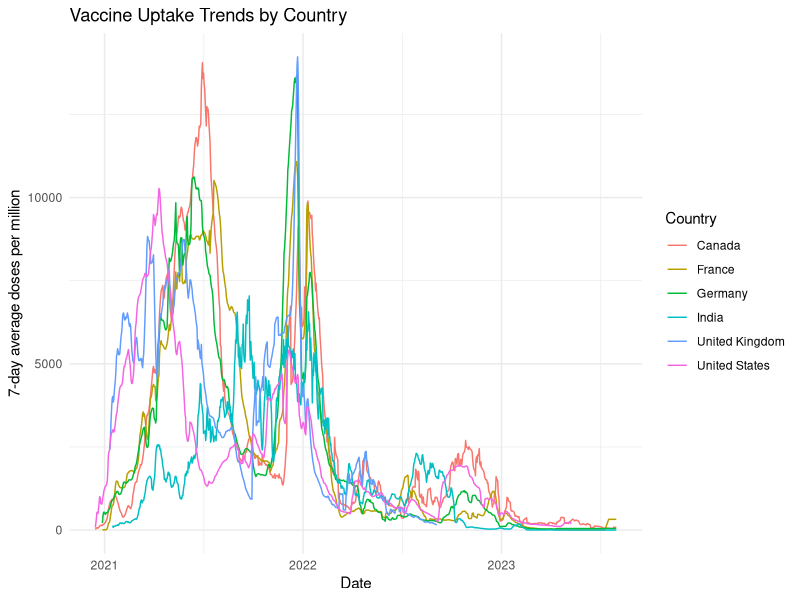
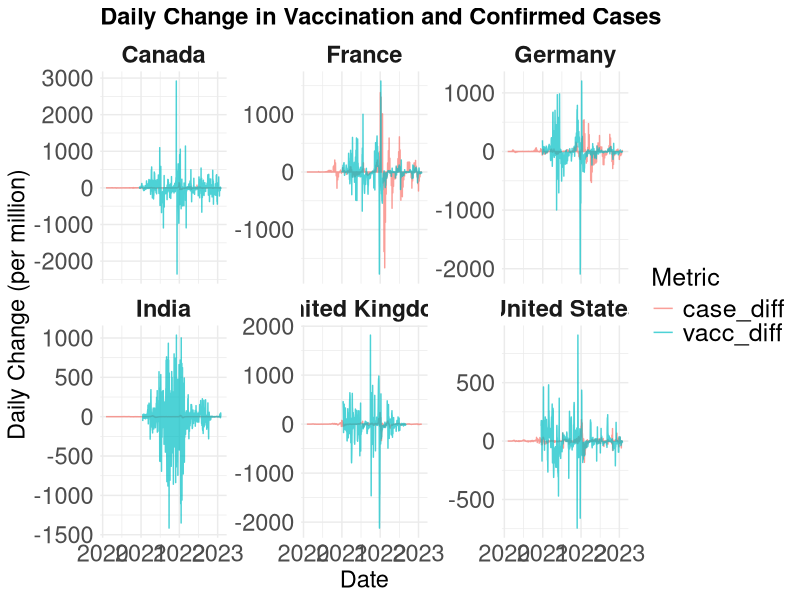
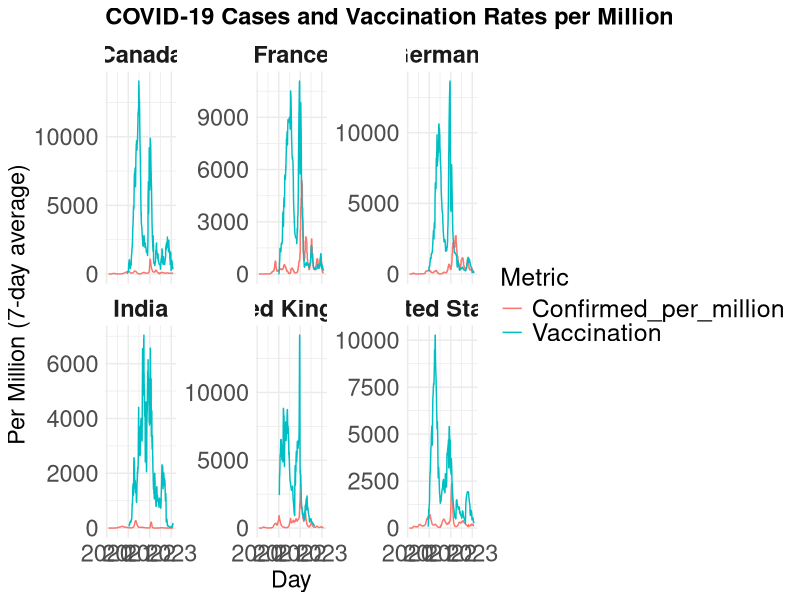
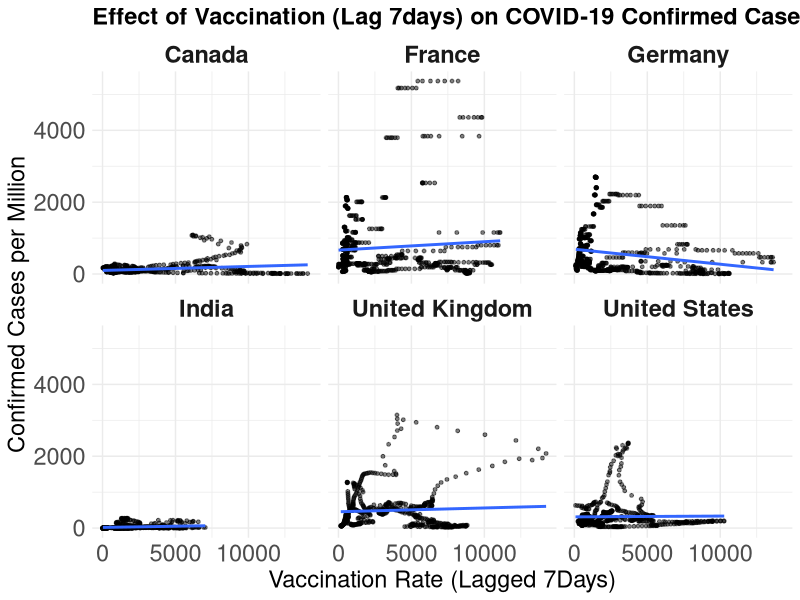
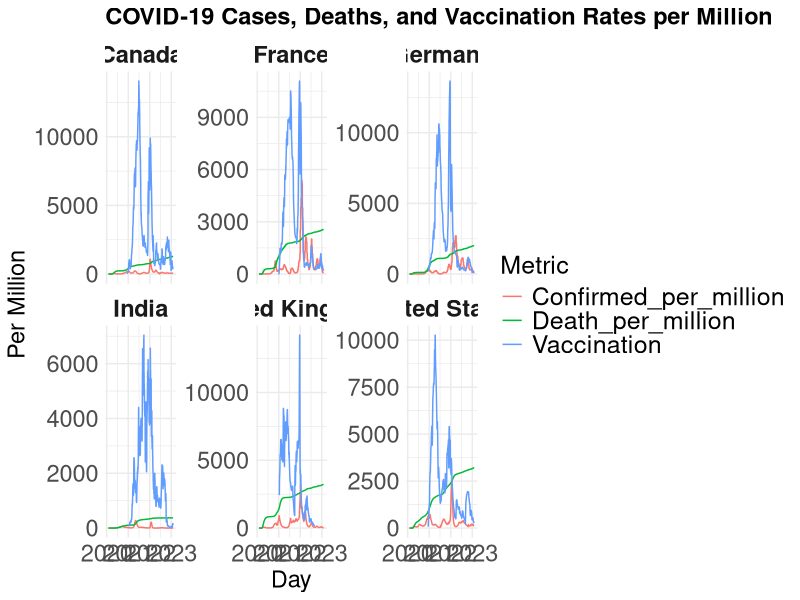

Source code (R) for these figures, in order:
## ---- chunk 1
knitr::opts_chunk$set(
  warning = FALSE,
  message = FALSE
)
## ---- chunk 2
#| echo: false
library(tidyverse)
library(lubridate)
library(ggplot2)
case = read_csv(here::here("data/COVID-19 confirmed case per million.csv"))
death = read_csv(here::here("data/Total confirmed deaths due to COVID-19 per 100,000 people.csv"))
vaccine = read_csv(here::here("data/COVID-19 vaccination.csv"))

names(case)[1] = "Day"
names(vaccine)[1] = "Day"
names(death)[1] = "Day"
## ---- chunk 3
#| echo: false
case_long = case |>
  pivot_longer(-Day, names_to = "Country", 
               values_to = "Confirmed_per_million") |>
  mutate(Day = ymd(Day))

death_long = death |>
  pivot_longer(-Day, names_to = "Country",
               values_to = "Death_per_100k") |>
  mutate(Day = ymd(Day),
         Death_per_million = Death_per_100k * 10)
## ---- chunk 4
#| echo: false
names(vaccine) = c("Day", "Canada", "France", "Germany", "India", "United Kingdom", "United States")

vacc_long = vaccine |> 
  pivot_longer(-Day, names_to = "Country", values_to = "Vaccination") |>
  mutate(Day = ymd(Day), 
         Doses = as.numeric(Vaccination)) |>
  filter(!is.na(Vaccination))

merge1 = left_join(case_long,vacc_long, by = c("Day", "Country"))
merge2 = left_join(merge1, death_long |> 
                     select(Day, Country, Death_per_million),
                   by = c("Day", "Country"))
## ---- chunk 5
#| echo: false
#| label: fig-vacc-trend
#| fig-cap: "Figure: COVID-19 vaccine: 7-day average doses per million (by country)"

vacc_long |> 
  ggplot(aes(x = Day, y = Vaccination, color = Country)) +
  geom_line(linewidth = 0.5) +
  labs(x = "Date", y = "7-day average doses per million",
       title = "Vaccine Uptake Trends by Country") +
  theme_minimal()
## ---- chunk 6
#| echo: false
#| label: tbl-vacc-summary
#| tbl-cap: "Table: Summary of vaccination data coverage (start-end date by country)"
library(knitr)
vacc_long |> 
  group_by(Country) |> 
  summarise(Start = min(Day, na.rm = TRUE), 
            End = max(Day, na.rm = TRUE)) |> 
  knitr::kable()
## ---- chunk 7
#| echo: false
#| label: fig-daily-change
#| fig-cap: "	Figure: Daily changes in confirmed cases and vaccine doses per million"
merge_diff = merge1 |> 
  group_by(Country) |>
  arrange(Day) |>
  mutate(
    case_diff = Confirmed_per_million - lag(Confirmed_per_million),
    vacc_diff = Vaccination - lag(Vaccination)) |>
  pivot_longer(cols = c(case_diff, vacc_diff), 
               names_to = "Metric", values_to = "Value") |>
  filter(!is.na(Value))
merge_diff |>
  ggplot(aes(x = Day, y = Value, color = Metric)) +
  geom_line(alpha = 0.7) +
  facet_wrap(~Country, scales = "free_y") +
  labs(title = "Daily Change in Vaccination and Confirmed Cases",
       y = "Daily Change (per million)", x = "Date") +
  theme_minimal() + theme(
    plot.title = element_text(size = 17, face = "bold"),
    axis.title = element_text(size = 17),
    axis.text = element_text(size = 17),
    legend.title = element_text(size = 18),
    legend.text = element_text(size = 18),
    strip.text = element_text(size = 17, face = "bold")
  )

## ---- chunk 8
#| echo: false
#| label: fig-vacc-vs-case
#| fig-cap: "Figure: Comparison of confirmed cases and vaccination rates per million (by country)"
merge1 |> 
  pivot_longer(cols = c("Confirmed_per_million", "Vaccination"),
               names_to = "Metric", values_to = "Value") |>
  ggplot(aes(x = Day, y = Value, color = Metric)) +
  geom_line() +
  facet_wrap(~Country, scales = "free_y") +
  labs(title = "COVID-19 Cases and Vaccination Rates per Million",
       y = "Per Million (7-day average)", x = "Day") +
  theme_minimal() + theme(
    plot.title = element_text(size = 17, face = "bold"),
    axis.title = element_text(size = 17),
    axis.text = element_text(size = 17),
    legend.title = element_text(size = 18),
    legend.text = element_text(size = 18),
    strip.text = element_text(size = 17, face = "bold")
  )

## ---- chunk 9
#| echo: false
#| label: fig-lag-effect
#| fig-cap: "Figure: Lagged vaccination rate vs confirmed cases (7-day lag, by country)"
merge1_lag = merge1 |> 
  group_by(Country) |> 
  arrange(Day) |> 
  mutate(vacc_7 = lag(Vaccination, 7))

ggplot(merge1_lag, aes(x = vacc_7, y = Confirmed_per_million)) +
  geom_point(size = 1, alpha = 0.5) +
  geom_smooth(method = "lm", se = FALSE) +
  facet_wrap(~Country) +
  labs(title = "Effect of Vaccination (Lag 7days) on COVID-19 Confirmed Cases",
       x = "Vaccination Rate (Lagged 7Days)", 
       y = "Confirmed Cases per Million") +
  theme_minimal() + theme(
    plot.title = element_text(size = 17, face = "bold"),
    axis.title = element_text(size = 17),
    axis.text = element_text(size = 17),
    legend.title = element_text(size = 18),
    legend.text = element_text(size = 18),
    strip.text = element_text(size = 17, face = "bold")
  )
## ---- chunk 10
#| echo: false
#| label: fig-case-death-vacc
#| fig-cap: "Figure: COVID-19 confirmed case-death rates-vaccination by country)"
merge2 = left_join(merge1, death_long |>
                     select(Day, Country, Death_per_million), 
                   by = c("Day", "Country"))
merge2 |> 
  pivot_longer(cols = c("Confirmed_per_million", 
                        "Vaccination", 
                        "Death_per_million"),
               names_to = "Metric", values_to = "Value") |>
  ggplot(aes(x = Day, y = Value, color = Metric)) +
  geom_line(linewidth = 0.5) +
  facet_wrap( ~ Country, scales = "free_y") +
  labs(title = "COVID-19 Cases, Deaths, and Vaccination Rates per Million",
       y = "Per Million", x = "Day") +
  theme_minimal() + theme(
    plot.title = element_text(size = 17, face = "bold"),
    axis.title = element_text(size = 17),
    axis.text = element_text(size = 17),
    legend.title = element_text(size = 18),
    legend.text = element_text(size = 18),
    strip.text = element_text(size = 17, face = "bold")
  )
